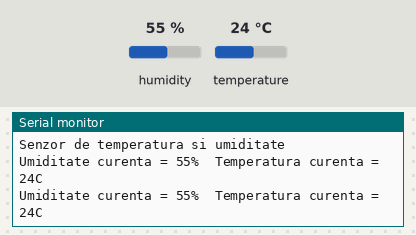
The sketch below on a simulated Arduino Uno, built with avr-gcc and run on an emulated ATmega328P. Parts: the last lines printed to the serial monitor. The test bench sets the inputs (shaded band); at power-on: humidity 55 %, temperature 24 °C.

Above: at 2.7 s.
2.8 s: humidity set to 22 %
At 4.1 s:
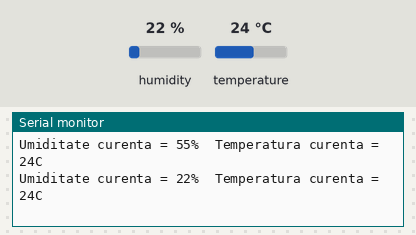
4.3 s: temperature set to 12 °C
At 5.4 s:
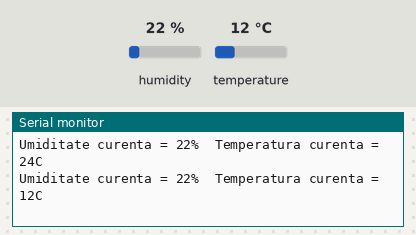
5.8 s: humidity set to 40 %
At 7.5 s:
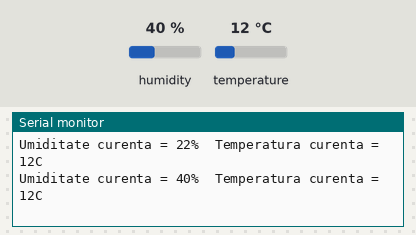
Timing chart, 0 to 9.0 s (numbered marks = the images above; inputs shaded):
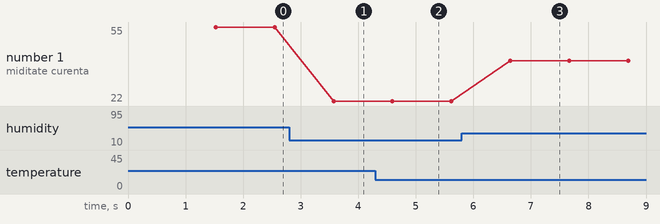

Measured:
- after the input at 2.8 s, the serial monitor: prints a new line after 0.77 s (image 1)
- after the input at 4.3 s, the serial monitor: prints a new line after 0.30 s (image 2)
- after the input at 5.8 s, the serial monitor: prints a new line after 0.84 s (image 3)
- plotted number 1: 55 → 22 after the input at 2.8 s, 22 → 40 after the input at 5.8 s

The sketch:

proiect.ino
```cpp
#include <dht11.h>

#define pin 2
dht11 dht;

void setup(){

  Serial.begin(9600);
  delay(500);
  Serial.println("Senzor de temperatura si umiditate\n\n");
  delay(1000);

}//end "setup()"

void loop(){

    dht.read(pin);

    Serial.print("Umiditate curenta = ");
    Serial.print(dht.humidity);
    Serial.print("%  ");
    Serial.print("Temperatura curenta = ");
    Serial.print(dht.temperature);
    Serial.println("C  ");

    delay(1000);

}// end loop()
```
